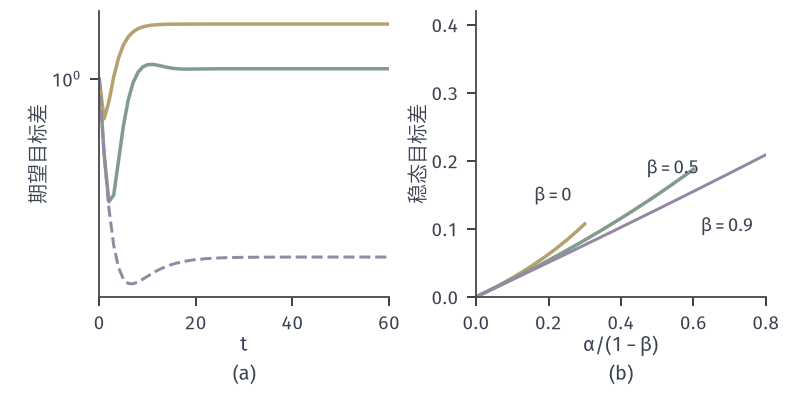

Recreate this plot in Python.
from pathlib import Path
import sys
ROOT = next(p for p in Path(__file__).resolve().parents if (p/'build.sh').is_file() and (p/'tex/book.tex').is_file())
sys.path.insert(0, str(ROOT/'figures/00-shared/mathematical-preliminaries-upper/00-shared/comprehension-figures'))
from support import figure, save, BLUE, GREEN, YELLOW, RED, PURPLE, INK, MUTED, GRID, BLUE_FILL, GREEN_FILL, YELLOW_FILL, RED_FILL, PURPLE_FILL
import numpy as np
HERE = Path(__file__).resolve().parent
STROKE = '#4C4D4F'
def panel(fig, left, right, top, bottom, wspace=.25, hspace=.2):
    fig.set_layout_engine(None)
    fig.subplots_adjust(left=left, right=right, top=top, bottom=bottom, wspace=wspace, hspace=hspace)
def tag(fig, ax, s, y=.03):
    p = ax.get_position(); fig.text((p.x0+p.x1)/2, y, s, ha='center', va='bottom')
# 贯穿例的精确二阶矩递推与加性噪声稳态方差公式。
a_=np.array([1.,2.,3.]); c_=a_*(1-np.array([-3.,0.,3.]))
def second_moment(al,be,T=400):
    # d'=d - al*(a d + c) + be*(d-dp)
    S=np.array([1.,1.,1.,1.,1.]) # E d^2,E d dp,E dp^2,E d,E dp ; 起点 x=2,d=1
    S=np.array([1.,1.,1.,1.,1.]); out=[]
    for t in range(T):
        out.append(S[0])
        Edd,Eddp,Edpdp,Ed,Edp=S
        m=np.zeros(5)
        for a,c in zip(a_,c_):
            A=1-al*a+be; B=-be; C=-al*c
            m0=A*A*Edd+B*B*Edpdp+C*C+2*A*B*Eddp+2*A*C*Ed+2*B*C*Edp
            m1=A*Edd+B*Eddp+C*Ed
            m2=Edd
            m3=A*Ed+B*Edp+C
            m4=Ed
            m+=np.array([m0,m1,m2,m3,m4])/3
        S=m
    return np.array(out)
fig,(a,b)=figure(width_mm=112,height_mm=56,ncols=2)
panel(fig,.125,.965,.97,.25,wspace=.3)
y=second_moment(.1,.5); a.semilogy(y,color=GREEN,lw=1.4)
y2=second_moment(.2,0.); a.semilogy(y2,color=YELLOW,lw=1.4)
y3=second_moment(.1,0.); a.semilogy(y3,color=PURPLE,lw=1.2,ls='--')
print('floors HB',y[-1],'SGD .2',y2[-1],28*.2/(6-7*.2),'SGD .1',y3[-1],28*.1/(6-.7))
a.set_xlim(0,60); a.yaxis.set_major_locator(__import__('matplotlib').ticker.LogLocator(subs=[1.],numticks=5)); a.yaxis.set_minor_locator(__import__('matplotlib').ticker.NullLocator()); a.set_xlabel('$t$',labelpad=1); a.set_ylabel('期望目标差',labelpad=1)
al=np.linspace(.002,.3,300); lam=2.; s2=1.
def V(al,be): return al*s2*(1+be)/(lam*(1-be)*(2*(1+be)-al*lam))
b.plot(al/(1-.0),[V(a0,0.)*lam/2 for a0 in al],color=YELLOW,lw=1.4)
b.plot(al/.5,[V(a0,.5)*lam/2 for a0 in al],color=GREEN,lw=1.4)
b.plot(al/.1,[V(a0,.9)*lam/2 for a0 in al],color=PURPLE,lw=1.2)
b.set_xlim(0,.8); b.set_ylim(0,.42); b.set_xlabel(r'$\alpha/(1-\beta)$',labelpad=1); b.set_ylabel('稳态目标差',labelpad=1)
b.text(.16,.14,r'$\beta=0$',fontsize=7.5); b.text(.47,.18,r'$\beta=0.5$',fontsize=7.5); b.text(.62,.095,r'$\beta=0.9$',fontsize=7.5)
tag(fig,a,'(a)'); tag(fig,b,'(b)')
save(fig,HERE,'figure',{'example':'chapter','additive_sigma2':s2,'lambda':lam})
